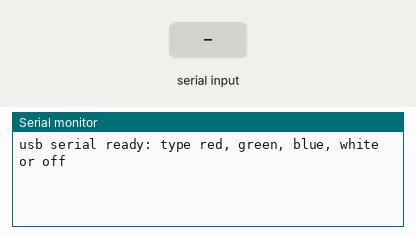
Recording of a sketch running on a simulated ESP32-S3. On the bench: the last lines printed to the serial monitor. Inputs (shaded band) come from the test bench.

Above: at 1.2 s.
1.3 s: "red\n" received over Serial
At 2.5 s:
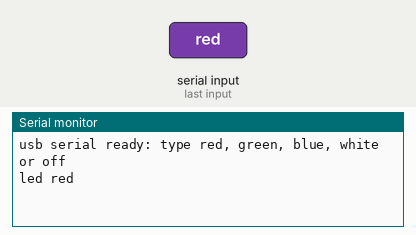
2.8 s: "green\n" received over Serial
At 3.8 s:
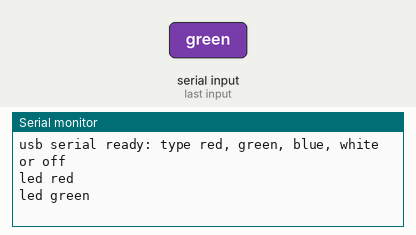
4.3 s: "blue\n" received over Serial
At 5.0 s:
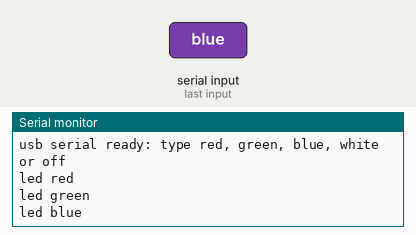
5.8 s: "white\n" received over Serial
At 7.0 s:
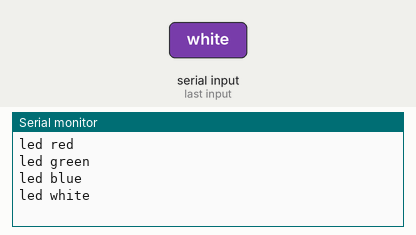
7.3 s: "off\n" received over Serial
At 8.5 s:
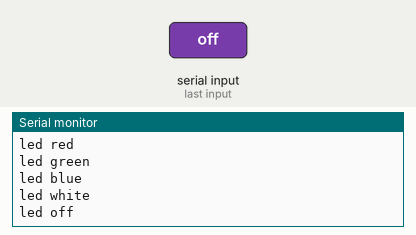

Measured:
- after the input at 1.3 s, the serial monitor: prints a new line at once (image 1)
- after the input at 2.8 s, the serial monitor: prints a new line at once (image 2)
- after the input at 4.3 s, the serial monitor: prints a new line at once (image 3)
- after the input at 5.8 s, the serial monitor: prints a new line at once (image 4)
- after the input at 7.3 s, the serial monitor: prints a new line at once (image 5)

The sketch:

usb-rgb.ino
```cpp
// usb-rgb (ESP32-S3) — the gallery's USB-OTG example (BT135): `Serial` is TinyUSB's CDC port on the
// S3's own USB (the board menu's USB Mode "USB-OTG (TinyUSB)" with USB CDC On Boot — the
// `benchtop: usb-otg` line below asks Benchtop's compile for both). Once the computer opens the
// port it prints "usb serial ready: type red, green, blue, white or off"; each line typed sets the
// DevKitC-1's RGB LED (a WS2812 on GPIO48, neopixelWrite) and answers "led <color>", or
// "unknown <line>".
// benchtop: usb-otg

static String line;

void show(const String &color) {
  if (color == "red") neopixelWrite(RGB_BUILTIN, 255, 0, 0);
  else if (color == "green") neopixelWrite(RGB_BUILTIN, 0, 255, 0);
  else if (color == "blue") neopixelWrite(RGB_BUILTIN, 0, 0, 255);
  else if (color == "white") neopixelWrite(RGB_BUILTIN, 64, 64, 64);
  else if (color == "off") neopixelWrite(RGB_BUILTIN, 0, 0, 0);
  else {
    Serial.printf("unknown %s\n", color.c_str());
    return;
  }
  Serial.printf("led %s\n", color.c_str());
}

void setup() {
  neopixelWrite(RGB_BUILTIN, 0, 0, 0);
  Serial.begin(115200);
  while (!Serial) delay(10);
  Serial.println("usb serial ready: type red, green, blue, white or off");
}

void loop() {
  while (Serial.available()) {
    char c = Serial.read();
    if (c == '\n' || c == '\r') {
      line.trim();
      line.toLowerCase();
      if (line.length() > 0) show(line);
      line = "";
    } else {
      line += c;
    }
  }
  delay(2);
}
```
